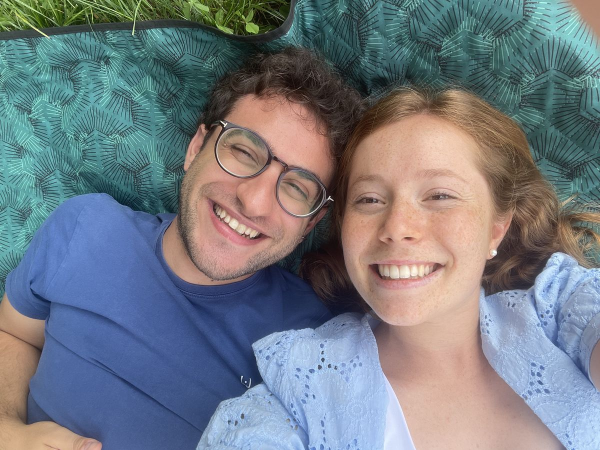
#> input picture assets/hero/01.jpg, 1200 x 900 px, given as the content of the folder ../assets/hero/01.jpg, which was not available (shown at 1/2 size)
$ python optimize_photos.py ../assets/hero/01.jpg
#> lines starting #> are read from the running program, lines starting #| are printed output that depends on the picture
"""Prepara le foto per la galleria del sito.

Uso:
    python tools/optimize_photos.py CARTELLA_CON_LE_FOTO            (galleria)
    python tools/optimize_photos.py CARTELLA_CON_LE_FOTO --hero     (foto che scorrono nell'apertura)

Per ogni foto crea in photos/ una versione grande (lato lungo max 1600 px) e in photos/thumbs/ una miniatura
(480 px), poi stampa le righe da incollare in `photos` dentro js/config.js.
Le foto vengono ruotate secondo l'orientamento e ripulite da tutti i metadati (posizione GPS compresa):
il sito è pubblico, quindi non deve uscire nulla che non si veda nell'immagine.

Con --hero le foto restano intere (lato lungo 1400 px) e vengono salvate in assets/hero/: il sito le mostra dentro una cornice 4:3,
con uno sfondo sfocato ai lati delle foto in piedi. Con --sheet FILE.jpg crea anche un foglio di anteprima con tutte le foto.

Richiede Pillow (pip install pillow). Per le foto HEIC dell'iPhone serve anche: pip install pillow-heif
"""
import argparse
import json
import sys
from pathlib import Path

from PIL import Image, ImageOps

try:
    from pillow_heif import register_heif_opener
    register_heif_opener()
#> (this line was passed over: pillow_heif is not available in this run)
except ImportError:  # senza il plugin le foto HEIC vengono saltate con un messaggio
    pass

ROOT = Path(__file__).resolve().parent.parent
EXTENSIONS = {'.jpg', '.jpeg', '.png', '.webp', '.heic', '.heif'}
HERO_LONG = 1400
HERO_RATIO = 4 / 3
FULL_SIZE = 1600
THUMB_SIZE = 480


def save(img, path, size, quality):
    copy = img.copy()
    copy.thumbnail((size, size), Image.LANCZOS)
    copy.save(path, 'JPEG', quality=quality, optimize=True, progressive=True)  # niente exif: non lo passiamo


def fit_hero(img):
    """Foto intera (niente ritaglio), lato lungo HERO_LONG px: il sito la mostra dentro la cornice, con uno sfondo sfocato ai lati."""
    out = img.copy()
    out.thumbnail((HERO_LONG, HERO_LONG), Image.LANCZOS)
    return out


def contact_sheet(paths, target, cols=4, cell=300):
    h = round(cell * 3 / 4)
    rows = (len(paths) + cols - 1) // cols
    sheet = Image.new('RGB', (cols * cell, rows * h), 'white')
    for i, p in enumerate(paths):
        with Image.open(p) as im:
            im = im.convert('RGB')
            im.thumbnail((cell - 4, h - 4), Image.LANCZOS)
        sheet.paste(im, ((i % cols) * cell + 2, (i // cols) * h + 2))
    sheet.save(target, 'JPEG', quality=80)


def main():
    parser = argparse.ArgumentParser(description=__doc__, formatter_class=argparse.RawDescriptionHelpFormatter)
    parser.add_argument('source', type=Path, help='cartella con le foto originali (anche sottocartelle)')
    parser.add_argument('--out', type=Path, help='cartella di destinazione (default: photos/, con --hero assets/hero/)')
    parser.add_argument('--hero', action='store_true', help="foto per l'apertura: intere, lato lungo 1400 px, in assets/hero/")
    parser.add_argument('--sheet', type=Path, help='con --hero: salva qui un foglio di anteprima dei ritagli')
    args = parser.parse_args()
    if args.out is None:
        args.out = ROOT / ('assets/hero' if args.hero else 'photos')

    files = sorted(p for p in args.source.rglob('*') if p.suffix.lower() in EXTENSIONS)
    if not files:
        sys.exit(f'Nessuna foto trovata in {args.source}')

    args.out.mkdir(parents=True, exist_ok=True)
    if not args.hero:
        (args.out / 'thumbs').mkdir(parents=True, exist_ok=True)
    entries = []
    for path in files:
        try:
            with Image.open(path) as raw:
#> raw is the input picture: PIL image 1200x900 RGB; mean R, G, B 116, 123, 130.7
                img = ImageOps.exif_transpose(raw).convert('RGB')
        except Exception as err:  # file rovinato o formato non supportato (es. HEIC senza plugin)
            print(f'Salto {path.name}: {err}', file=sys.stderr)
            continue
        name = f'{len(entries) + 1:02d}.jpg'
        if args.hero:
            fit_hero(img).save(args.out / name, 'JPEG', quality=80, optimize=True, progressive=True)
            entries.append({'src': f'assets/hero/{name}'})
            print(f'{path.name} -> {name}', file=sys.stderr)
            continue
        save(img, args.out / name, FULL_SIZE, 82)
        save(img, args.out / 'thumbs' / name, THUMB_SIZE, 78)
#> call 2 of save, with size = 480, quality = 78
#> in save (call 2), `copy.thumbnail((size, size), Image.LANCZOS)`:
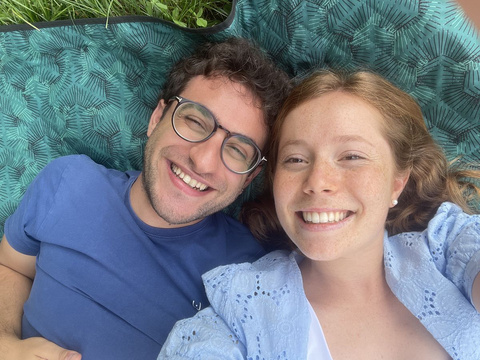
#> copy: PIL image 480x360 RGB; mean R, G, B 116, 123, 130.7
        entries.append({'src': f'photos/{name}', 'thumb': f'photos/thumbs/{name}', 'alt': {'it': '', 'en': ''}})
        print(f'{path.name} -> {name}', file=sys.stderr)

    if args.hero:
        if args.sheet:
            contact_sheet([args.out / e['src'].split('/')[-1] for e in entries], args.sheet)
        print('\nIncolla in js/config.js (e metti la prima foto anche come src di .hero__photo in index.html):\n')
        print('  heroPhotos: ' + json.dumps(entries, ensure_ascii=False, indent=2).replace('\n', '\n  '))
        return
    print('\nIncolla in js/config.js (e scrivi una breve descrizione in alt, per chi usa lo screen reader):\n')
    print('  photos: ' + json.dumps(entries, ensure_ascii=False, indent=2).replace('\n', '\n  '))


if __name__ == '__main__':
    main()

$ run again, on assets/hero/05.jpg
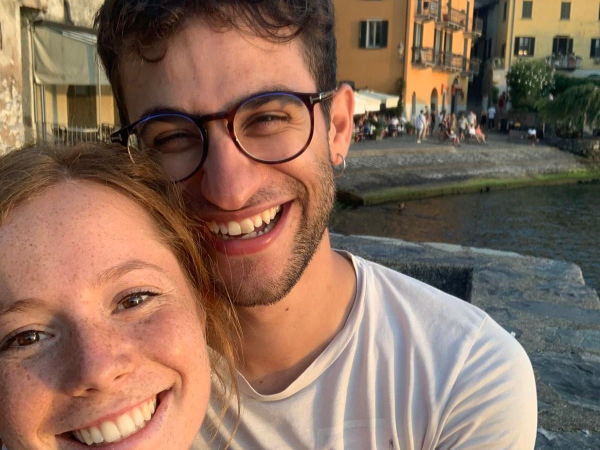
#> input picture assets/hero/05.jpg, 1200 x 900 px, given as the content of the folder ../assets/hero/05.jpg, which was not available (shown at 1/2 size)
#> in main, raw is the input picture: PIL image 1200x900 RGB; mean R, G, B 137.9, 109.1, 91.1
#> in save (call 2), `copy.thumbnail((size, size), Image.LANCZOS)`:
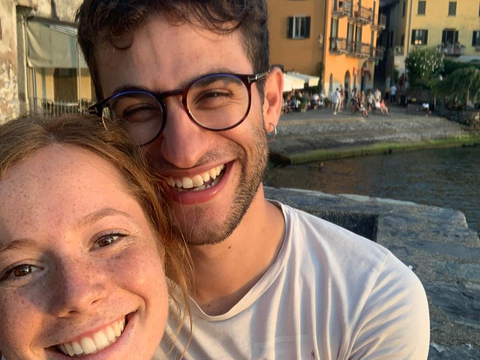
#> copy: PIL image 480x360 RGB; mean R, G, B 137.9, 109.1, 91.1

$ run again, on assets/hero/06.jpg
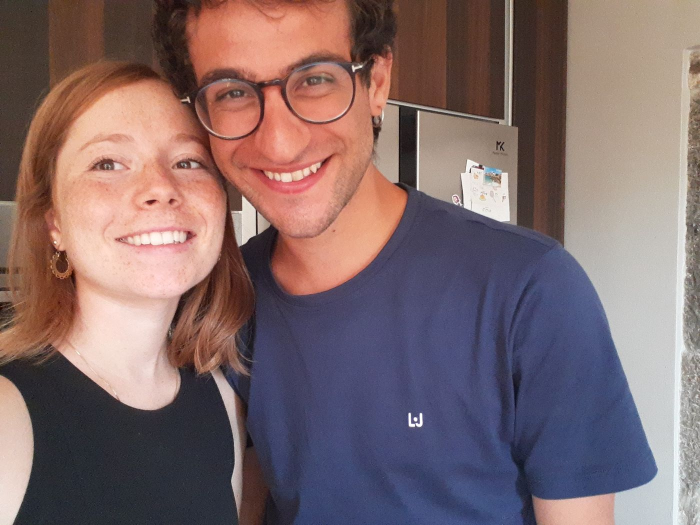
#> input picture assets/hero/06.jpg, 1400 x 1050 px, given as the content of the folder ../assets/hero/06.jpg, which was not available (shown at 1/2 size)
#> in main, raw is the input picture: PIL image 1400x1050 RGB; mean R, G, B 127.6, 105.7, 107.1
#> in save (call 2), `copy.thumbnail((size, size), Image.LANCZOS)`:
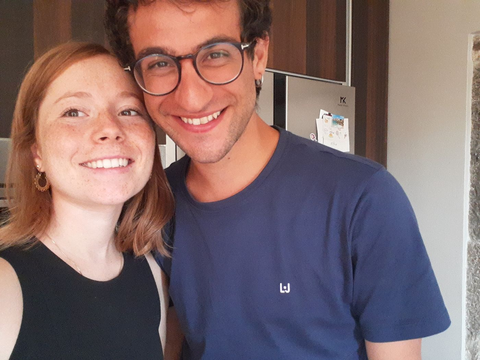
#> copy: PIL image 480x360 RGB; mean R, G, B 127.6, 105.7, 107.1
